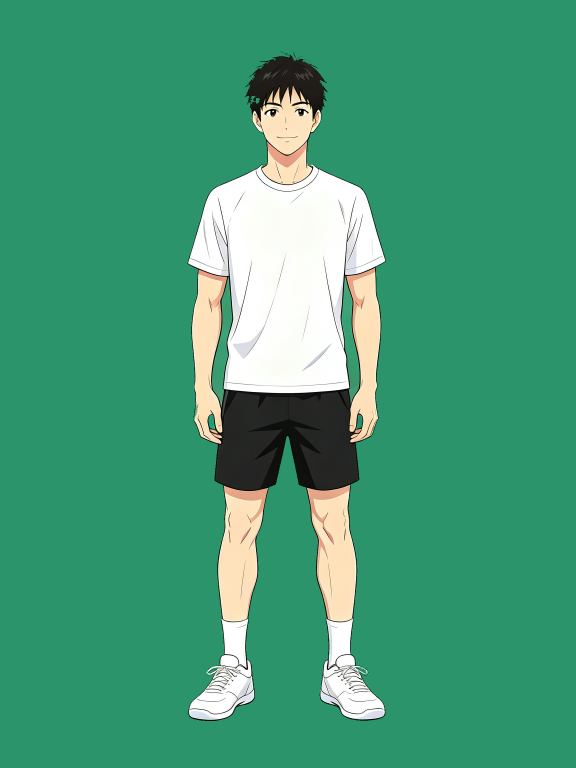
#> input picture design/dressup-src-male/base.png, 1728 x 2304 px (shown at 1/3 size)
$ python -i extract-dressup.py   (imports and definitions only)
#> lines starting #> are read from the running program, lines starting #| are printed output that depends on the picture; after the words box and inside, x2 and y2 are one past the last pixel; in counts of white or black regions, pixels touching at a corner belong together
#> further down, picture is the input picture: shape (2304, 1728, 3); mean B, G, R 117.9, 154.7, 69.7
#!/usr/bin/env python3
"""把一组「同一个人、同一个姿势、只换一件装备」的整图，拆成分层换装的素材。

用法：
    python3 design/extract-dressup.py design/dressup-src src/assets/dressup

输入目录里要有：
    base.png          底图，绿幕
    <槽位>-<编号>.png  变体，绿幕，除了那一件之外和底图完全一样

输出：
    base.webp         抠掉绿幕的底图
    <id>.webp         那一件的图层（带透明）
    <id>.mask.webp    那一件的区域掩膜
    meta.json         画布尺寸和每一层的位置

跑完这个之后还要跑一步：

    python3 design/shrink-dressup.py src/assets/dressup src/assets/dressup-m

这里出的素材是按 864×1152 的画布来的，而 App 里最大只画到 640px ——
多出来的像素没人看得见，却每个人都要下载（两套一共差了七百多 KB）。
shrink 那一步把它们缩到刚好够用。忘了跑不会坏，只是白胖一圈。

--------------------------------------------------------------------
为什么要掩膜，不能只叠图层
--------------------------------------------------------------------
合成不是简单叠加，是「先按掩膜擦掉那块，再画上新的」。
少了擦这一步，短袖换无袖时底图的旧袖子会从新衣服边上露出来 ——
图层的 alpha 分不出「区域内但透明（该擦）」和「区域外（该留）」。

--------------------------------------------------------------------
图层的 alpha 必须是硬的
--------------------------------------------------------------------
栽过一次：拿逐像素差异的强弱当 alpha，衣服内部就会留下一片半透明的洞，
浅色底上看不出来，一放到 App 的深色卡片上立刻现形（一块发黑的补丁）。

所以这里的 alpha 只有两个来源，都是非零即一：
    区域内 ∧ 变体那一处是人（不是绿幕）  → 不透明
    其余                                → 透明
「变体那一处是绿幕」的情况是对的：无袖换下短袖，露出来的确实该是背景。
"""

import json
import sys
from pathlib import Path

import numpy as np
from PIL import Image
from scipy import ndimage

# 出图是 1728×2304，交付减半 —— 手机上足够清楚，包体小一半
SCALE = 0.5

# 差异阈值。低于这个数当成没变（出图之间总有一点点噪声）
DIFF_THRESHOLD = 30

# 绿幕抠像的软边范围。
# 「绿度」= 绿比红蓝里高的那个还高出多少。实测纯背景在 38~45 之间。
# 绿度 >= GREEN_OUT 全透明，<= GREEN_IN 全不透明，中间线性过渡。
GREEN_OUT = 36
GREEN_IN = 18


def person_alpha(rgb: np.ndarray) -> np.ndarray:
    """绿幕抠像。返回 0~255 的软 alpha。

    判据是「绿比红蓝都高出一截」，不是比某个绿色近 ——
    背景本身有噪点和明暗，比颜色距离会在边上留一圈碎点。

    为什么是软的：出图里的辉光（发光的球衣、发光的鞋底）会糊在绿幕上，
    这种「辉光掺绿幕」的像素绿度介于两者之间。一刀切成不透明的话，
    去完绿边就在人身上描了一圈青灰，深色卡片上特别明显；
    切成透明又会把辉光整个剃掉。按绿度渐变，辉光自然成了半透明，
    衬到什么底色上都对。

    衣服本身不会被误伤：这套配色是白/黑/蓝/紫/金，绿度都 <= 0。
    以后要是出了绿色的球衣，得换抠图方式 —— 下面那句自检会报出来。
    """
    r, g, b = rgb[:, :, 0].astype(int), rgb[:, :, 1].astype(int), rgb[:, :, 2].astype(int)
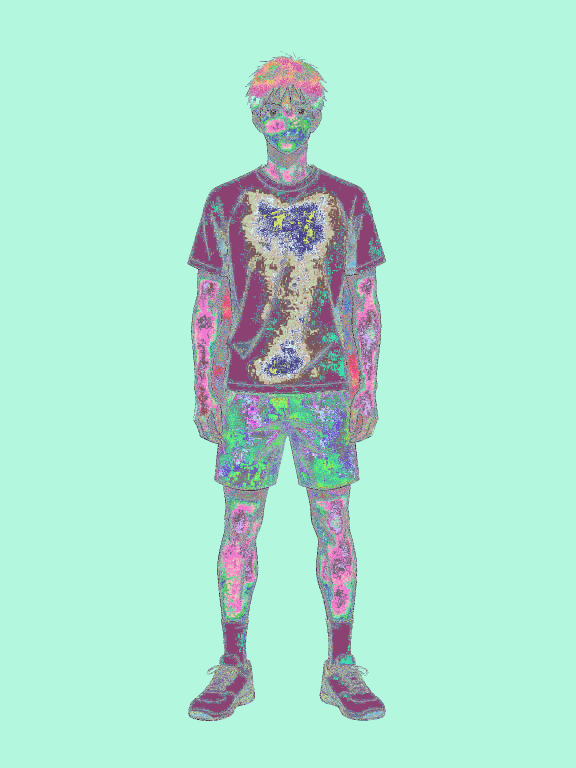
#> r: shape (2304, 1728) int64 (shown at 1/3 size); 256 distinct labels, from 0 to 255; one colour per label, 0 black
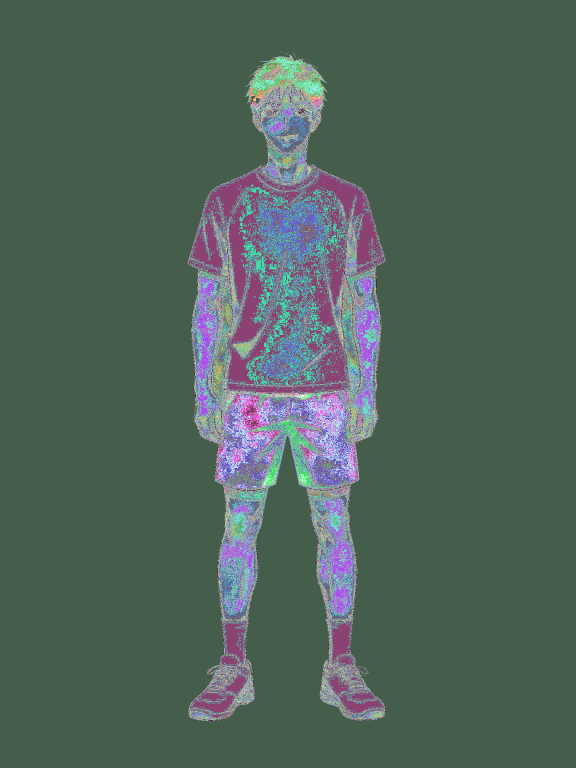
#> g: shape (2304, 1728) int64 (shown at 1/3 size); 256 distinct labels, from 0 to 255; one colour per label, 0 black
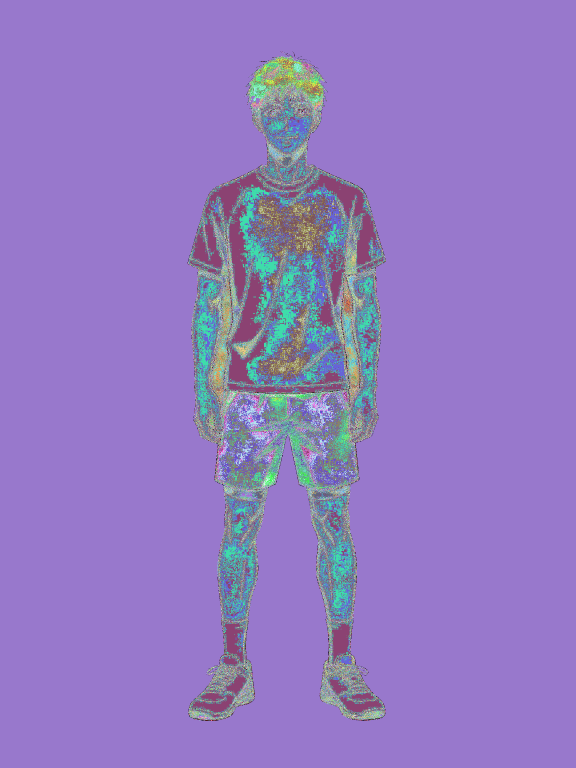
#> b: shape (2304, 1728) int64 (shown at 1/3 size); 256 distinct labels, from 0 to 255; one colour per label, 0 black
    greenness = g - np.maximum(r, b)
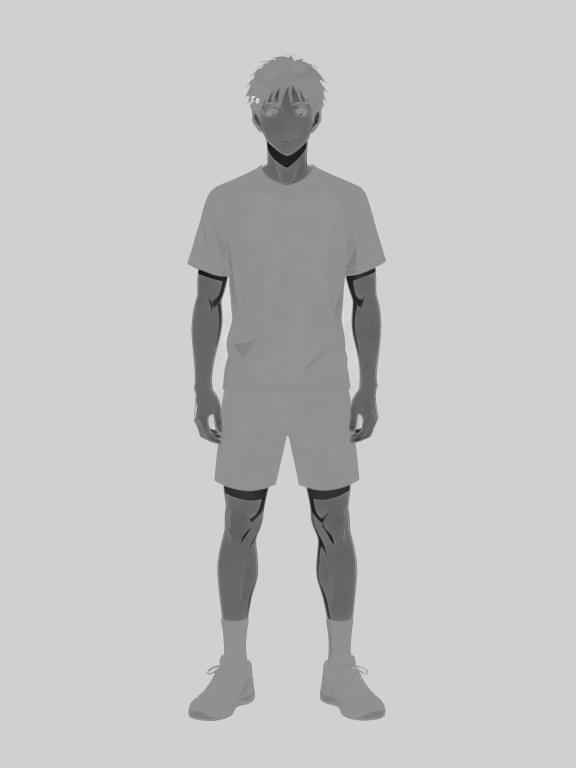
#> greenness: shape (2304, 1728) int64 (shown at 1/3 size); min -96, max 73, mean 33.5; drawn with min black and max white
    soft = np.clip((GREEN_OUT - greenness) / (GREEN_OUT - GREEN_IN), 0, 1)
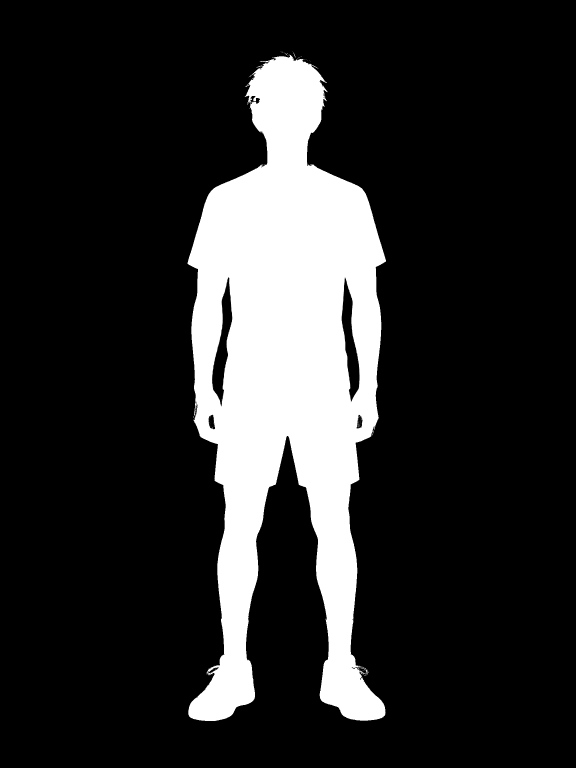
#> soft: shape (2304, 1728) float64 (shown at 1/3 size); min 0, max 1, mean 0.169

    # 背景噪点会留下零星孤点，按「明显是人」的部分做一次开运算扫掉，
    # 再把这些孤点从软 alpha 里减掉。不动边缘的过渡带。
    solid = ndimage.binary_opening(soft > 0.5, np.ones((3, 3)))
#> solid: shape (2304, 1728) bool; 16.9% white; 8 white regions (4 under 20 px), largest, box (x1, y1, x2, y2) and area: (563, 165, 1158, 2163) 673246, (624, 2020, 631, 2024) 26, (1098, 2011, 1103, 2018) 23, (798, 183, 804, 187) 22
    speck = (soft > 0.5) & ~ndimage.binary_dilation(solid, np.ones((5, 5)))
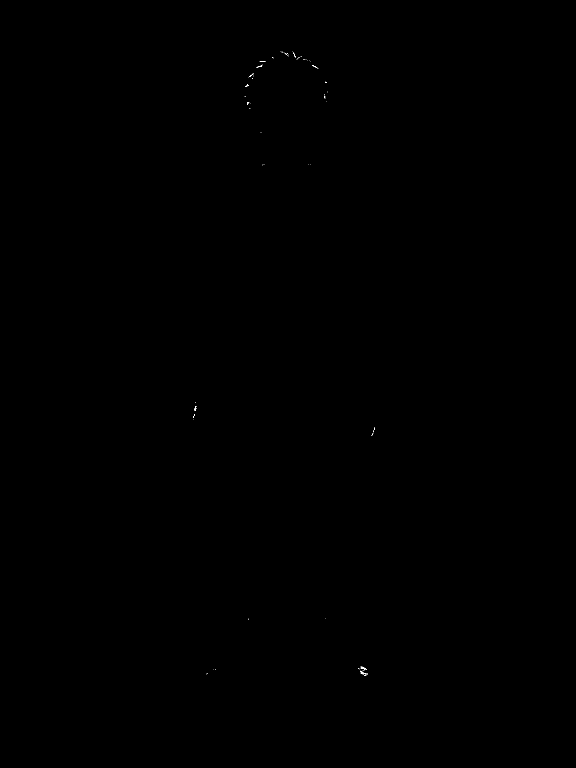
#> speck: shape (2304, 1728) bool (shown at 1/3 size); 0.01% white in thin lines or dots, all inside (x1, y1, x2, y2) = (580, 154, 1124, 2026)
    soft[speck] = 0

    # 只留和人物连在一起的部分。
    # 出图右下角有「AI生成」水印，是压在绿幕上的半透明白字 ——
    # 绿度介于纯背景和人之间，软抠像会留下淡淡一层，
    # 既会跟着画进 App 的角落，也会把取景框整个带偏。
    # 球拍、辉光都是长在人身上的，不会被这一刀切掉。
    lab, n = ndimage.label(soft > 0.05, np.ones((3, 3)))
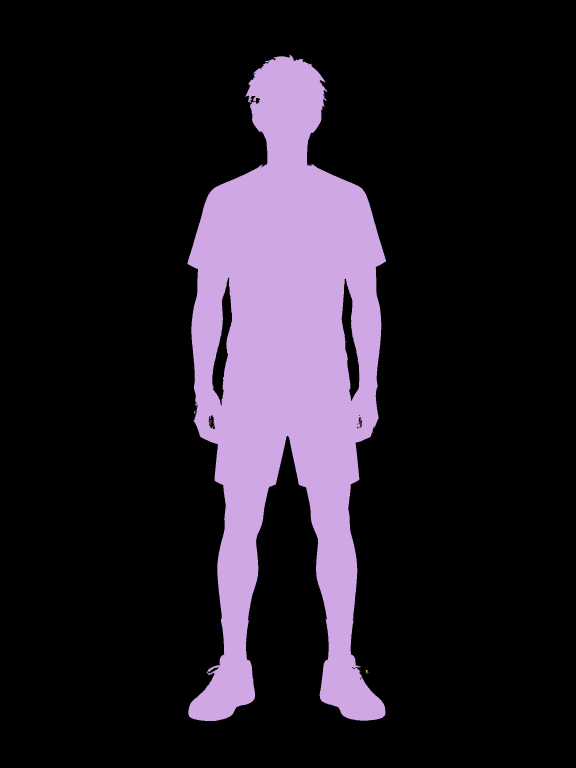
#> lab: shape (2304, 1728) int32 (shown at 1/3 size); 45 distinct labels, from 0 to 44; one colour per label, 0 black
#> n = 44
    if n > 1:
        sizes = ndimage.sum(soft > 0.05, lab, range(1, n + 1))
#> sizes = 44 values, max 674995 at index 1, min 1 at index 0, mean 15344.8
        keep = [i + 1 for i, s in enumerate(sizes) if s >= 0.02 * sizes.max()]
#> keep = [2]
        soft[~np.isin(lab, keep)] = 0
    return np.round(soft * 255).astype(np.uint8)


# [35 lines left out: functions unspill, changed_region, not called in this run]


# 这些槽位是不透光的实心东西，区域内部破洞就是出问题了。
# 球拍不在里面：拍面本来就是镂空的，网线之间透出背景是对的，
# 拿同一把尺子量它，每一支拍都要报警 —— 报了等于没报。
SOLID_SLOTS = ('top', 'bottom', 'shoes')


# [156 lines left out: functions warn_holes, to_canvas, main, framing, not called in this run]


# [4 lines not run here, left out]

>>> import cv2
>>> picture = cv2.imread('dressup-src-male/base.png')
>>> result = person_alpha(picture)

$ run again, on design/dressup-src-male/bottom-02.png
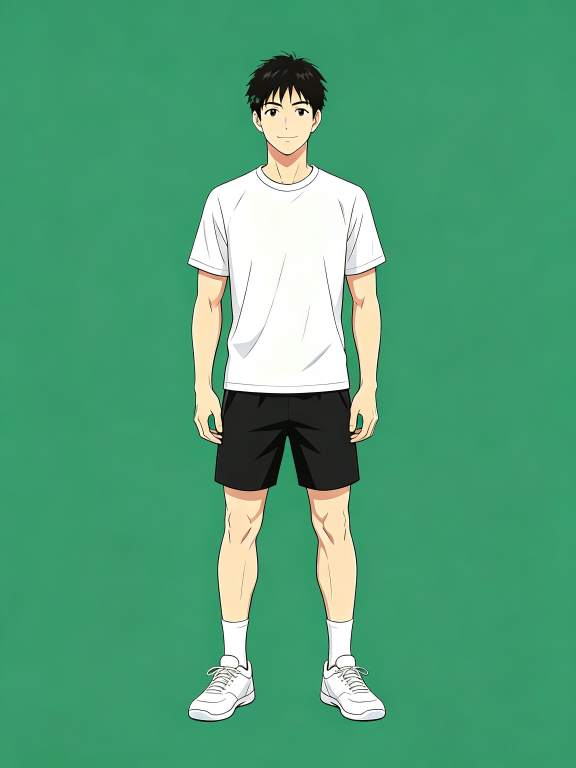
#> input picture design/dressup-src-male/bottom-02.png, 1728 x 2304 px (shown at 1/3 size)
#> picture is the input picture: shape (2304, 1728, 3); mean B, G, R 120, 160.5, 80.1
#> in person_alpha, `r, g, b = rgb[:, :, 0].astype(int), rgb[:, :, 1].astype(int), rgb[:, :..`:
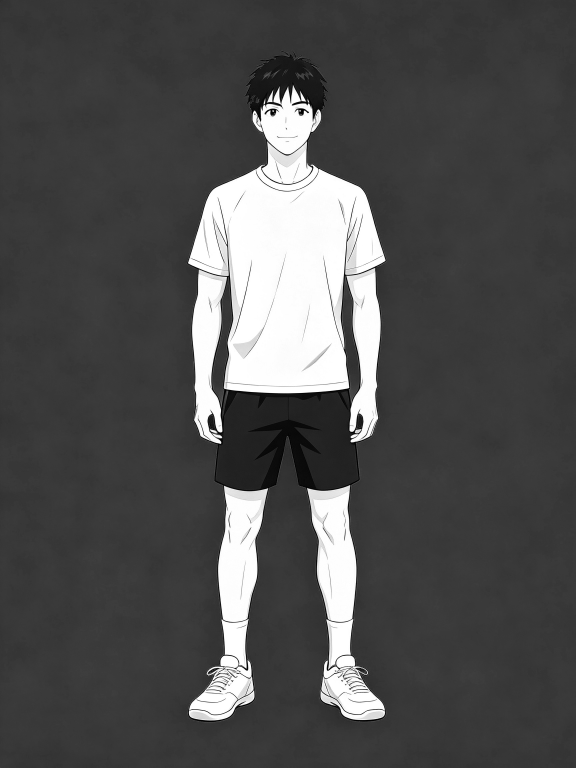
#> b: shape (2304, 1728) int64 (shown at 1/3 size); min 0, max 255, mean 80.1
#> solid: shape (2304, 1728) bool; 17.1% white; 2 white regions, box (x1, y1, x2, y2) and area: (562, 164, 1160, 2167) 681433, (1087, 2002, 1106, 2026) 151
#> speck: shape (2304, 1728) bool; 0% white in thin lines or dots, all inside (x1, y1, x2, y2) = (584, 153, 954, 1232)
#> in person_alpha, `lab, n = ndimage.label(soft > 0.05, np.ones((3, 3)))`:
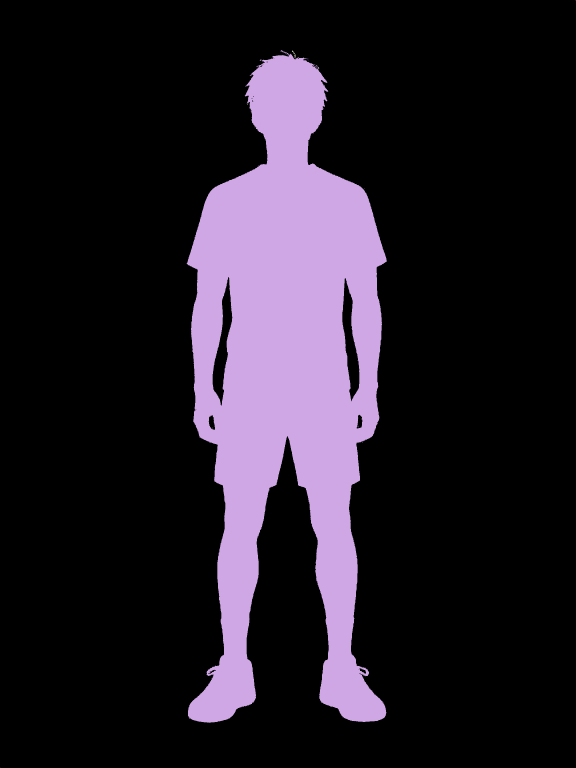
#> lab: shape (2304, 1728) int32 (shown at 1/3 size); 22 distinct labels, from 0 to 21; one colour per label, 0 black
#> n = 21
#> sizes = 21 values, max 687430 at index 1, min 1 at index 3, mean 32739.7
#> keep = [2]
